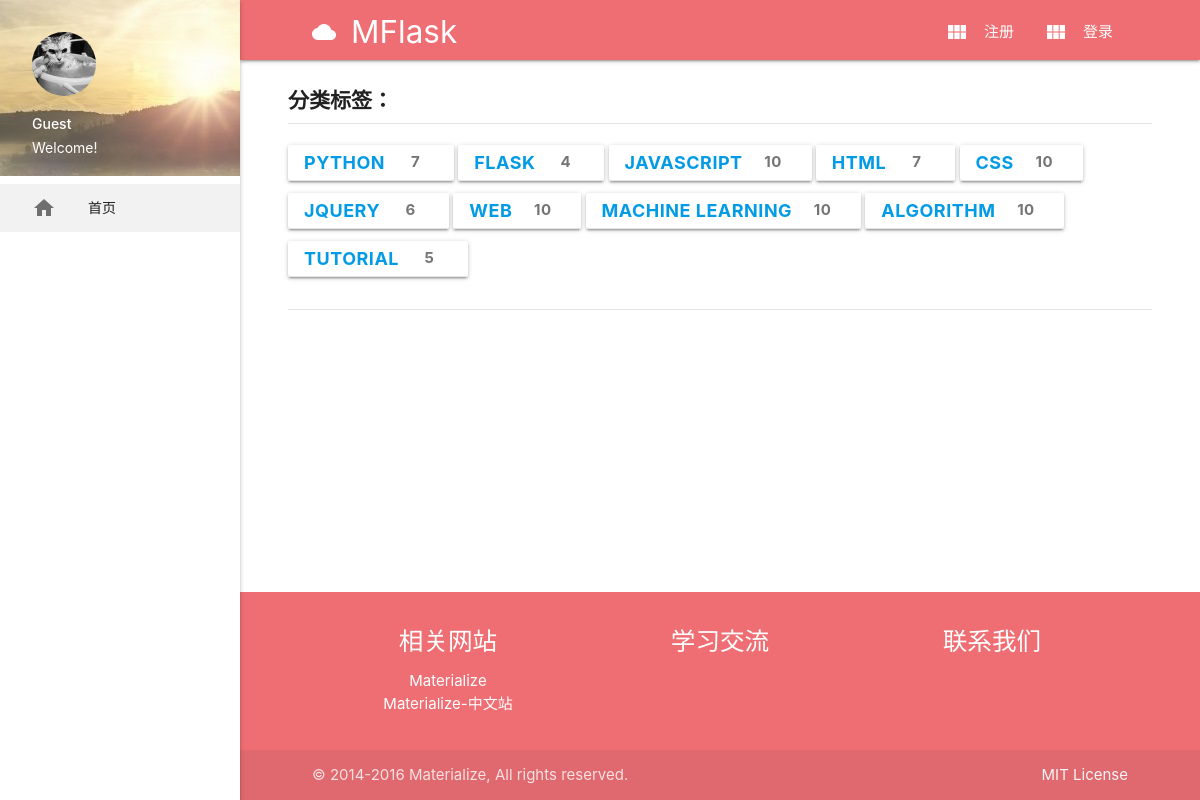
Page /tag on the earlier database version.
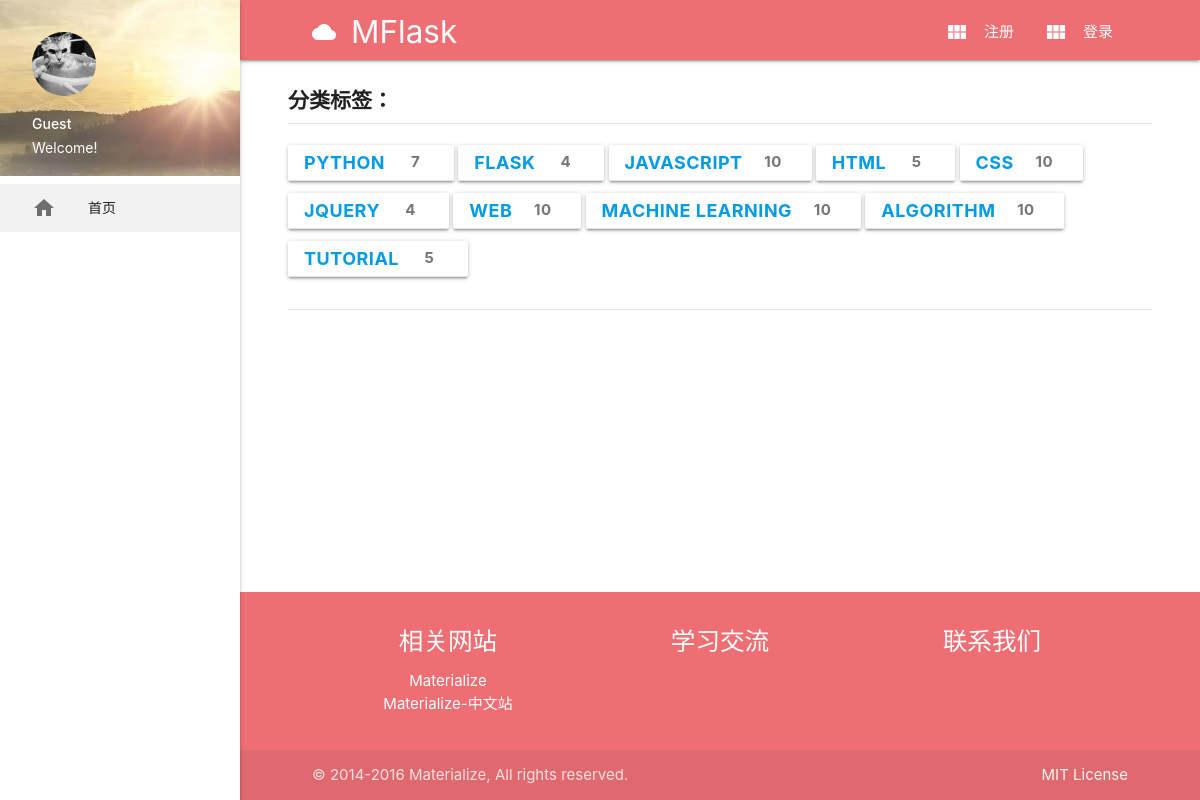
Same page on the later database version.
### app/models.py (models this page shows, shortened)
class Tag(db.Model):
    __tablename__ = 'tags'
    id = db.Column(db.Integer, primary_key=True)
    name = db.Column(db.String(64))
    rank = db.Column(db.Integer, default=0)

### app/main/views.py (the view, shortened to what this page needs)
@main.route('/tag')
@main.route('/tag/<string:tagname>')
def tag(tagname=None):
    taglist = Tag.query.all()
    pagination = None
    posts = None
    return render_template('tag.html', taglist=taglist, tagname=tagname, posts=posts, pagination=pagination)

### app/auth/views.py (called while the page is built)
@auth.before_app_request
def before_request():
    if current_user.is_authenticated:
        current_user.ping()
        if not current_user.confirmed \
                and request.endpoint \
                and request.blueprint != 'auth'\
                and request.endpoint != 'static':
            return redirect(url_for('auth.unconfirmed'))

### app/main/__init__.py (called while the page is built)
@main.app_context_processor
def inject_permissions():
    return dict(Permission=Permission)

### app/templates/tag.html (shortened to what this page needs)
{% extends "base.html" %}
{% import "_macros.html" as macros %}
{% block content %}
<main>
    <div class="row tag-list">
        <p>分类标签：</p>
        {% for tag in taglist %}
        <div class="btn {% if tag.name==tagname %}teal lighten-2{% else %}transparent{% endif %}">
            <a href="{{ url_for('.tag', tagname=tag.name) }}">{{ tag.name }}
                <span class="badge">{{ tag.posts.count() }}</span></a>
        </div>
        {% endfor %}
    </div>
</main>
{% endblock %}

Differences in the rows shown:
changed Tag "HTML": posts.count "7" → "5"
changed Tag "JQUERY": posts.count "6" → "4"
